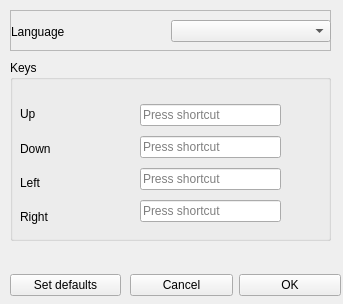
<?xml version="1.0" encoding="UTF-8"?>
<ui version="4.0">
 <class>Settings</class>
 <widget class="QMainWindow" name="Settings">
  <property name="windowModality">
   <enum>Qt::WindowModal</enum>
  </property>
  <property name="geometry">
   <rect>
    <x>0</x>
    <y>0</y>
    <width>343</width>
    <height>304</height>
   </rect>
  </property>
  <property name="windowTitle">
   <string>Settings</string>
  </property>
  <widget class="QWidget" name="centralwidget">
   <widget class="QWidget" name="horizontalLayoutWidget">
    <property name="geometry">
     <rect>
      <x>130</x>
      <y>270</y>
      <width>211</width>
      <height>31</height>
     </rect>
    </property>
    <layout class="QHBoxLayout" name="horizontalLayout">
     <item>
      <widget class="QPushButton" name="cancel">
       <property name="text">
        <string>Cancel</string>
       </property>
      </widget>
     </item>
     <item>
      <widget class="QPushButton" name="ok">
       <property name="text">
        <string>OK</string>
       </property>
      </widget>
     </item>
    </layout>
   </widget>
   <widget class="QWidget" name="verticalLayoutWidget">
    <property name="geometry">
     <rect>
      <x>11</x>
      <y>11</y>
      <width>160</width>
      <height>41</height>
     </rect>
    </property>
    <layout class="QVBoxLayout" name="verticalLayout">
     <item>
      <widget class="QLabel" name="language_l">
       <property name="text">
        <string>Language</string>
       </property>
      </widget>
     </item>
    </layout>
   </widget>
   <widget class="QWidget" name="verticalLayoutWidget_2">
    <property name="geometry">
     <rect>
      <x>171</x>
      <y>11</y>
      <width>160</width>
      <height>41</height>
     </rect>
    </property>
    <layout class="QVBoxLayout" name="verticalLayout_2">
     <item>
      <widget class="QComboBox" name="language_box"/>
     </item>
    </layout>
   </widget>
   <widget class="QGroupBox" name="key_binds">
    <property name="geometry">
     <rect>
      <x>10</x>
      <y>60</y>
      <width>321</width>
      <height>181</height>
     </rect>
    </property>
    <property name="title">
     <string>Keys</string>
    </property>
    <widget class="QWidget" name="verticalLayoutWidget_3">
     <property name="geometry">
      <rect>
       <x>10</x>
       <y>40</y>
       <width>101</width>
       <height>131</height>
      </rect>
     </property>
     <layout class="QVBoxLayout" name="verticalLayout_3">
      <item>
       <widget class="QLabel" name="up_l">
        <property name="text">
         <string>Up</string>
        </property>
       </widget>
      </item>
      <item>
       <widget class="QLabel" name="down_l">
        <property name="text">
         <string>Down</string>
        </property>
       </widget>
      </item>
      <item>
       <widget class="QLabel" name="left_l">
        <property name="text">
         <string>Left</string>
        </property>
       </widget>
      </item>
      <item>
       <widget class="QLabel" name="right_l">
        <property name="text">
         <string>Right</string>
        </property>
       </widget>
      </item>
     </layout>
    </widget>
    <widget class="QWidget" name="verticalLayoutWidget_4">
     <property name="geometry">
      <rect>
       <x>130</x>
       <y>40</y>
       <width>141</width>
       <height>128</height>
      </rect>
     </property>
     <layout class="QVBoxLayout" name="verticalLayout_4">
      <item>
       <widget class="QKeySequenceEdit" name="up_key"/>
      </item>
      <item>
       <widget class="QKeySequenceEdit" name="down_key"/>
      </item>
      <item>
       <widget class="QKeySequenceEdit" name="left_key"/>
      </item>
      <item>
       <widget class="QKeySequenceEdit" name="right_key"/>
      </item>
     </layout>
    </widget>
   </widget>
   <widget class="QFrame" name="frame">
    <property name="geometry">
     <rect>
      <x>10</x>
      <y>10</y>
      <width>321</width>
      <height>41</height>
     </rect>
    </property>
    <property name="frameShape">
     <enum>QFrame::StyledPanel</enum>
    </property>
    <property name="frameShadow">
     <enum>QFrame::Raised</enum>
    </property>
   </widget>
   <widget class="QWidget" name="verticalLayoutWidget_5">
    <property name="geometry">
     <rect>
      <x>10</x>
      <y>270</y>
      <width>111</width>
      <height>31</height>
     </rect>
    </property>
    <layout class="QVBoxLayout" name="verticalLayout_5">
     <item>
      <widget class="QPushButton" name="default_btn">
       <property name="text">
        <string>Set defaults</string>
       </property>
      </widget>
     </item>
    </layout>
   </widget>
   <zorder>frame</zorder>
   <zorder>horizontalLayoutWidget</zorder>
   <zorder>verticalLayoutWidget</zorder>
   <zorder>verticalLayoutWidget_2</zorder>
   <zorder>key_binds</zorder>
   <zorder>verticalLayoutWidget_5</zorder>
  </widget>
 </widget>
 <resources/>
 <connections/>
</ui>
